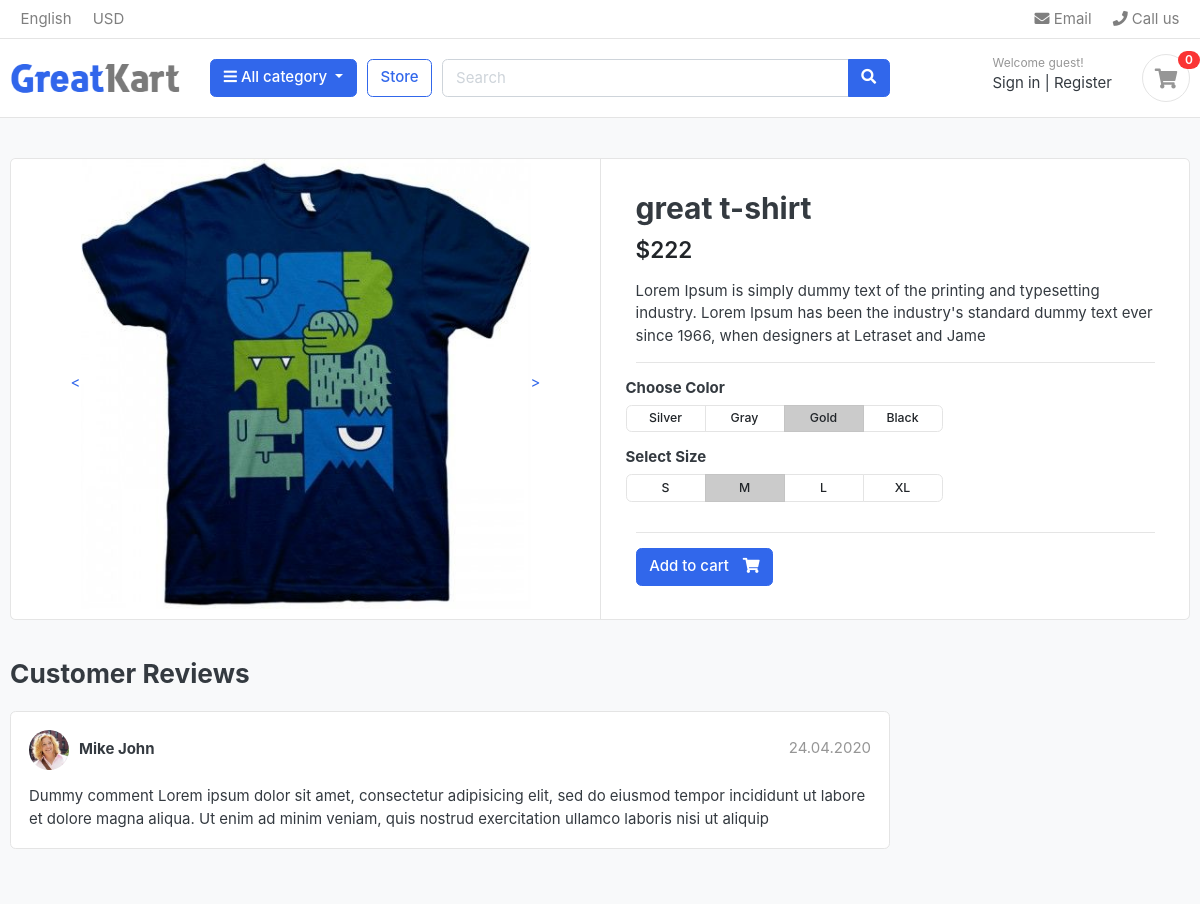
The page /store/t-shirts/great-t-shirt/ on the database its author committed.
### store/models.py (models this page shows, shortened)
class Product(models.Model):
    product_name = models.CharField(max_length=200, unique=True)
    slug = models.SlugField(max_length=200, unique=True)
    description = models.TextField(max_length=500, blank=True)
    price = models.IntegerField()
    images = models.ImageField(upload_to='photos/products')
    stock = models.IntegerField()
    is_available = models.BooleanField(default=True)
    category = models.ForeignKey(Category, on_delete=models.CASCADE)
    created_date = models.DateTimeField(auto_now_add=True)
    modified_date = models.DateTimeField(auto_now=True)

### store/views.py (the view)
# urls.py: path('<slug:category_slug>/<slug:product_slug>/', views.product_detail, name='product_detail'),
def product_detail(request, category_slug, product_slug):
    try:
        single_product = Product.objects.get(
            category__slug=category_slug,
            slug=product_slug
        )
    except Exception as e:
        raise e
    context = {
        'single_product': single_product,
    }
    return render(request, 'store/product_detail.html', context)

### category/context_processors.py (called while the page is built)
def menu_links(request):
    links = Category.objects.all()
    return dict(links=links)

### category/models.py (called while the page is built)
    def get_url(self):
        return reverse('products_by_category', args=[self.slug])

### templates/store/product_detail.html
{%extends 'base.html'%}
{%load static%}
{%block content%}
<section class="section-content padding-y bg">
<div class="container">
<div class="card">
	<div class="row no-gutters">
		<aside class="col-md-6">
<article class="gallery-wrap">
	<div class="img-big-wrap">
	   <a href="#"><<img src="{{single_product.images.url}}">></a>
	</div>
</article>
		</aside>
		<main class="col-md-6 border-left">
<article class="content-body">
<h2 class="title">{{single_product.product_name}}</h2>
<div class="mb-3">
	<var class="price h4">${{single_product.price}}</var>
</div>
<p>{{single_product.description}}</p>
<hr>
	<div class="row">
		<div class="item-option-select">
			<h6>Choose Color</h6>
			<div class="btn-group btn-group-sm btn-group-toggle" data-toggle="buttons">
			  <label class="btn btn-light">
			    <input type="radio" name="radio_color"> Silver
			  </label>
			  <label class="btn btn-light">
			    <input type="radio" name="radio_color" > Gray
			  </label>
			  <label class="btn btn-light active">
			    <input type="radio" name="radio_color checked"> Gold
			  </label>
			  <label class="btn btn-light">
			    <input type="radio" name="radio_color"> Black
			  </label>
			</div>
		</div>
	</div>
	<div class="row">
		<div class="item-option-select">
			<h6>Select Size</h6>
			<div class="btn-group btn-group-sm btn-group-toggle" data-toggle="buttons">
			  <label class="btn btn-light">
			    <input type="radio" name="radio_color"> S
			  </label>
			  <label class="btn btn-light active">
			    <input type="radio" name="radio_color" checked> M
			  </label>
			  <label class="btn btn-light">
			    <input type="radio" name="radio_color"> L
			  </label>
			  <label class="btn btn-light">
			    <input type="radio" name="radio_color"> XL
			  </label>
			</div>
		</div>
	</div>
	<hr>
{% if single_product.stock <= 0 %}
    <h5 class="text-danger"> Out of stock</h5>
{% else %}
    <a href="./product-detail.html" class="btn btn-primary">
        <span class="text">Add to cart</span>
        <i class="fas fa-shopping-cart"></i>
    </a>
{% endif %}
</article>
		</main>
	</div>
</div>
<br>
<div class="row">
			<div class="col-md-9">
	<header class="section-heading">
		<h3>Customer Reviews </h3>
	</header>
	<article class="box mb-3">
		<div class="icontext w-100">
			<img src="{%static './images/avatars/avatar1.jpg'%}" class="img-xs icon rounded-circle">
			<div class="text">
				<span class="date text-muted float-md-right">24.04.2020 </span>
				<h6 class="mb-1">Mike John </h6>
			</div>
		</div>
		<div class="mt-3">
			<p>
				Dummy comment Lorem ipsum dolor sit amet, consectetur adipisicing elit, sed do eiusmod
				tempor incididunt ut labore et dolore magna aliqua. Ut enim ad minim veniam,
				quis nostrud exercitation ullamco laboris nisi ut aliquip
			</p>
		</div>
	</article>
	</div>
</div>
</div>
</section>
{%endblock%}

### greatkart/static/css/ui.css (style rules this page uses)
html { font-family: "Inter", sans-serif; font-size: 15px; }
.content-body { flex: 1 1 auto; padding: 2rem 2.3rem; }
.img-xs, .img-sm, .img-md, .img-lg { -o-object-fit: cover; object-fit: cover; flex-shrink: 0; flex-grow: 0; }
.img-xs { width: 40px; height: 40px; }
.padding-y { padding-top: 40px; padding-bottom: 40px; }
var { font-style: normal; }
article:after, .form-group:after { display: block; clear: both; content: ""; }
.bg { background-color: #f8f9fa; }
.section-heading { margin-bottom: 20px; margin-top: 15px; }
p:last-child { margin-bottom: 0; }
.btn-light { background-color: #fff; border-color: #e4e4e4; }
.btn .text + i { margin-left: 10px; }
.icontext { display: inline-flex; align-items: center; vertical-align: middle; }
.icontext .text { width: 100%; line-height: 1.2; }
.icontext .icon { position: relative; margin-right: 10px; flex-shrink: 0; flex-grow: 0; }
.price { font-weight: 600; color: #212529; }
.box { padding: 18px; background: #fff; border-radius: 0.37rem; border: 1px solid #e4e4e4; }
.box img { max-width: 100%; }
.gallery-wrap .img-big-wrap { margin-bottom: 10px; border-radius: 0.37rem; overflow: hidden; background-color: #fff; }
.gallery-wrap .img-big-wrap a { text-align: center; display: block; }
.gallery-wrap .img-big-wrap img { height: 450px; width: auto; display: inline-block; }
.item-option-select { margin-bottom: 1rem; display: inline-block; margin-right: 15px; }
.item-option-select .btn { min-width: 80px; }

### rows shown on the page
Product: images (picture), product_name "great t-shirt", price "222", description "Lorem Ipsum is simply dummy text of the printing and typesetting industry. Lorem Ipsum has been the industry's standard dummy text ever since 1966, when designers at Letraset and Jame"
